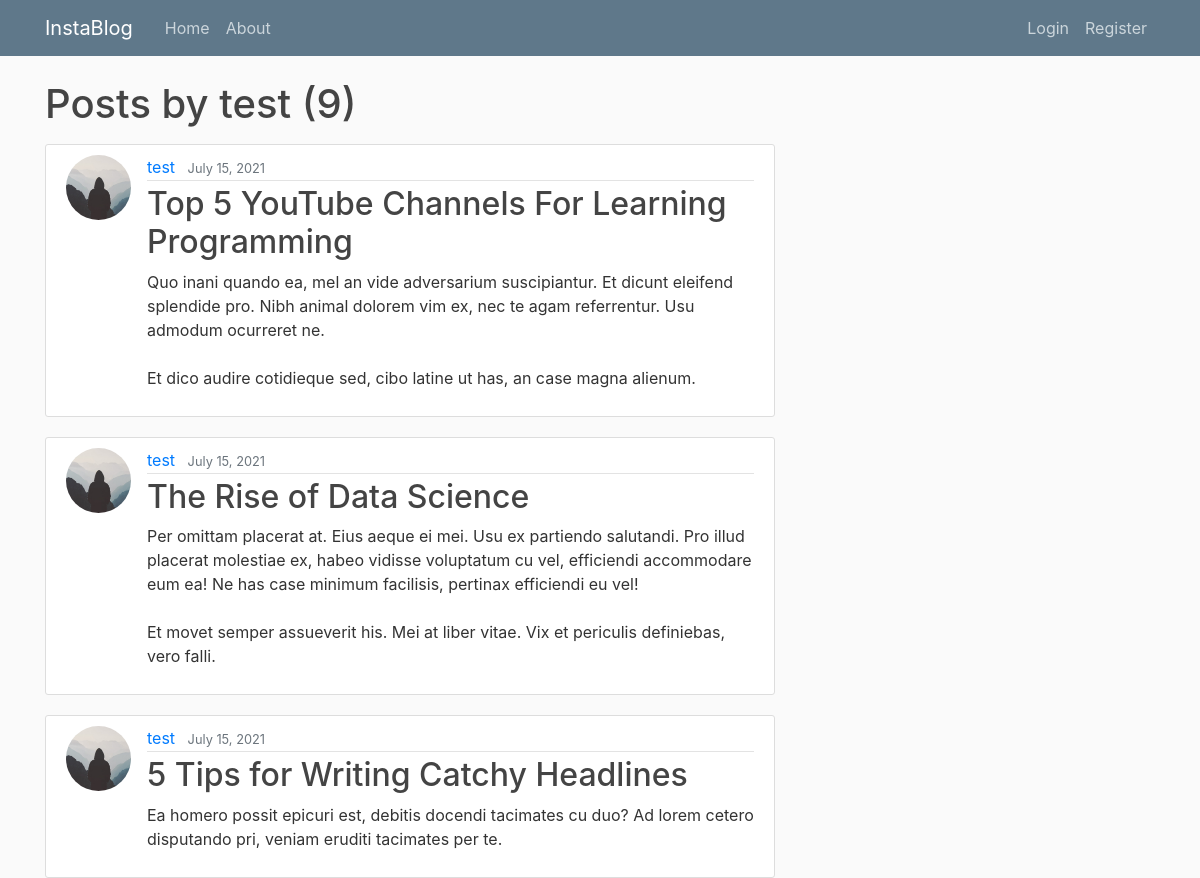
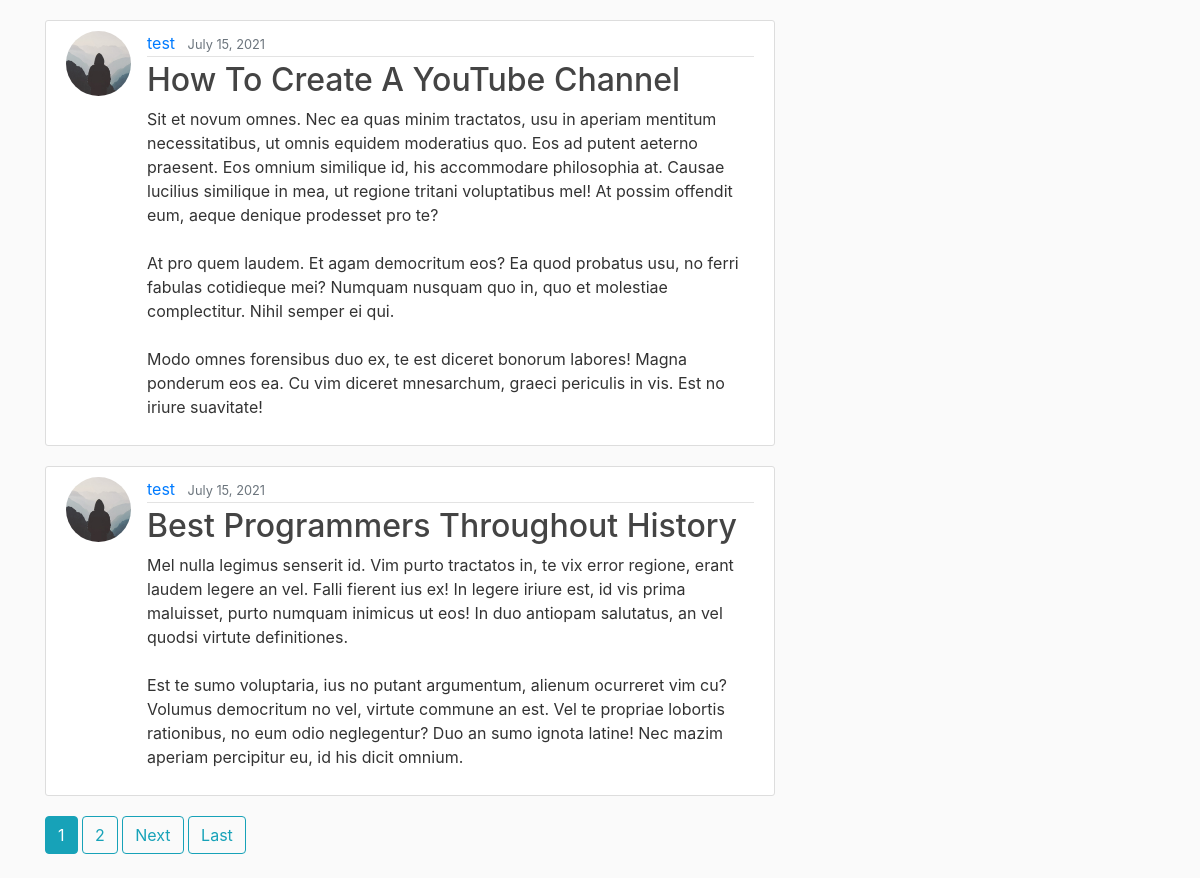
The app's page /user/test with its own data (2 pictures, top to bottom).
### blog/models.py (models this page shows, shortened)
class Post(models.Model):
    title = models.CharField(max_length=100)
    content = models.TextField()
    date_posted = models.DateTimeField(default=timezone.now)
    author = models.ForeignKey(User, on_delete=models.CASCADE)

### users/models.py (models this page shows, shortened)
class Profile(models.Model):
    user = models.OneToOneField(User, on_delete=models.CASCADE)
    image = models.ImageField(default='default.jpg', upload_to='profile_pics')

### blog/views.py (the view)
# urls.py: path('user/<str:username>', UserPostListView.as_view(), name='user-posts'),
class UserPostListView(ListView):
    model = Post
    template_name = 'blog/user_posts.html'  # <app>/<model>_<viewtype>.html
    context_object_name = 'posts'
    paginate_by = 5
    def get_queryset(self):
        user = get_object_or_404(User, username=self.kwargs.get('username'))
        return Post.objects.filter(author=user).order_by('-date_posted')

### blog/templates/blog/user_posts.html (shortened to what this page needs)
{% extends "blog/base.html" %}
{% block content %}
    <h1 class="mb-3">Posts by {{ view.kwargs.username }} ({{ page_obj.paginator.count }})</h1>
    {% for post in posts %}
        <article class="media content-section">
          <img class="rounded-circle article-img" src="{{ post.author.profile.image.url }}">
          <div class="media-body">
            <div class="article-metadata">
              <a class="mr-2" href="{% url 'user-posts' post.author.username %}">{{ post.author }}</a>
              <small class="text-muted">{{ post.date_posted|date:"F d, Y" }}</small>
            </div>
            <h2><a class="article-title" href="{% url 'post-detail' post.id %}">{{ post.title }}</a></h2>
            <p class="article-content">{{ post.content }}</p>
          </div>
        </article>
    {% endfor %}
    {% if is_paginated %}
      {% for num in page_obj.paginator.page_range %}
        {% if page_obj.number == num %}
          <a class="btn btn-info mb-4" href="?page={{ num }}">{{ num }}</a>
        {% elif num > page_obj.number|add:'-3' and num < page_obj.number|add:'3' %}
          <a class="btn btn-outline-info mb-4" href="?page={{ num }}">{{ num }}</a>
        {% endif %}
      {% endfor %}
      {% if page_obj.has_next %}
        <a class="btn btn-outline-info mb-4" href="?page={{ page_obj.next_page_number }}">Next</a>
        <a class="btn btn-outline-info mb-4" href="?page={{ page_obj.paginator.num_pages }}">Last</a>
      {% endif %}
    {% endif %}
{% endblock content %}

### blog/templates/blog/base.html (shortened to what this page needs)
{% load static %}
<!DOCTYPE html>
<html>
<head>
    <link rel="stylesheet" href="https://maxcdn.bootstrapcdn.com/bootstrap/4.0.0/css/bootstrap.min.css">
    <link rel="stylesheet" type="text/css" href="{% static 'blog/main.css' %}">
</head>
<body>
    <header class="site-header">
      <nav class="navbar navbar-expand-md navbar-dark bg-steel fixed-top">
        <div class="container">
          <a class="navbar-brand mr-4" href="{% url 'blog-home' %}">InstaBlog</a>
          <div class="collapse navbar-collapse" id="navbarToggle">
            <div class="navbar-nav mr-auto">
              <a class="nav-item nav-link" href="{% url 'blog-home' %}">Home</a>
              <a class="nav-item nav-link" href="{% url 'blog-about' %}">About</a>
            </div>
            <div class="navbar-nav">
              {% if user.is_authenticated %}
                <a class="nav-item nav-link" href="{% url 'post-create' %}">New Post</a>
                <a class="nav-item nav-link" href="{% url 'profile' %}">Profile</a>
                <a class="nav-item nav-link" href="{% url 'logout' %}">Logout</a>
              {% else %}
                <a class="nav-item nav-link" href="{% url 'login' %}">Login</a>
                <a class="nav-item nav-link" href="{% url 'register' %}">Register</a>
              {% endif %}
            </div>
          </div>
        </div>
      </nav>
    </header>
    <main role="main" class="container">
      <div class="row">
        <div class="col-md-8">
          {% block content %}{% endblock %}
        </div>
    </main>
</body>
</html>

### blog/static/blog/main.css (style rules this page uses)
body { background: #fafafa; color: #333333; margin-top: 5rem; }
h1, h2, h3, h4, h5, h6 { color: #444444; }
.bg-steel { background-color: #5f788a; }
.site-header .navbar-nav .nav-link { color: #cbd5db; }
.content-section { background: #ffffff; padding: 10px 20px; border: 1px solid #dddddd; border-radius: 3px; margin-bottom: 20px; }
.article-title { color: #444444; }
.article-content { white-space: pre-line; }
.article-img { height: 65px; width: 65px; margin-right: 16px; }
.article-metadata { padding-bottom: 1px; margin-bottom: 4px; border-bottom: 1px solid #e3e3e3 }

### records on screen
Post: author.profile.image (placeholder picture), author "test", date_posted "July 15, 2021", title "Top 5 YouTube Channels For Learning Programming", content "Quo inani quando ea, mel an vide adversarium suscipiantur. Et dicunt eleifend splendide pro. Nibh animal dolorem vim ex, nec te agam referrentur. Usu admodum ocurreret ne. Et dico audire cotidieque sed, cibo latine ut has, an case magna alienum."
Post: author.profile.image (placeholder picture), author "test", date_posted "July 15, 2021", title "The Rise of Data Science", content "Per omittam placerat at. Eius aeque ei mei. Usu ex partiendo salutandi. Pro illud placerat molestiae ex, habeo vidisse voluptatum cu vel, efficiendi accommodare eum ea! Ne has case minimum facilisis, pertinax efficiendi eu vel! Et movet semper assueverit his. Mei at liber vitae. Vix et periculis definiebas, vero falli."
Post: author.profile.image (placeholder picture), author "test", date_posted "July 15, 2021", title "5 Tips for Writing Catchy Headlines", content "Ea homero possit epicuri est, debitis docendi tacimates cu duo? Ad lorem cetero disputando pri, veniam eruditi tacimates per te."
Post: author.profile.image (placeholder picture), author "test", date_posted "July 15, 2021", title "How To Create A YouTube Channel", content "Sit et novum omnes. Nec ea quas minim tractatos, usu in aperiam mentitum necessitatibus, ut omnis equidem moderatius quo. Eos ad putent aeterno praesent. Eos omnium similique id, his accommodare philosophia at. Causae lucilius similique in mea, ut regione tritani voluptatibus mel! At possim offendit eum, aeque denique prodesset pro te? At pro quem laudem. Et agam democritum eos? Ea quod probatus usu, no ferri fabulas cotidieque mei? Numquam nusquam quo in, quo et molestiae complectitur. Nihil semper ei qui. Modo omnes forensibus duo ex, te est diceret bonorum labores! Magna ponderum eos ea. Cu vim diceret mnesarchum, graeci periculis in vis. Est no iriure suavitate!"
Post: author.profile.image (placeholder picture), author "test", date_posted "July 15, 2021", title "Best Programmers Throughout History", content "Mel nulla legimus senserit id. Vim purto tractatos in, te vix error regione, erant laudem legere an vel. Falli fierent ius ex! In legere iriure est, id vis prima maluisset, purto numquam inimicus ut eos! In duo antiopam salutatus, an vel quodsi virtute definitiones. Est te sumo voluptaria, ius no putant argumentum, alienum ocurreret vim cu? Volumus democritum no vel, virtute commune an est. Vel te propriae lobortis rationibus, no eum odio neglegentur? Duo an sumo ignota latine! Nec mazim aperiam percipitur eu, id his dicit omnium."

### other values on screen
{{ view.kwargs.username }} "test"
{{ page_obj.paginator.count }} "9"
{{ num }} "1"
{{ num }} "2"
